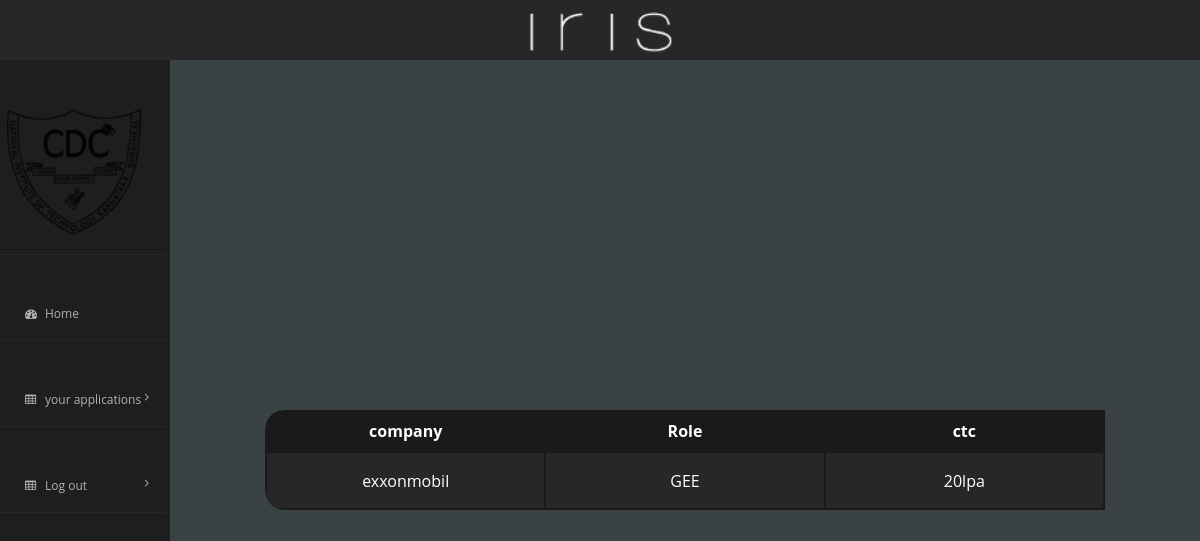
Page /application (signed in) on the earlier database version.
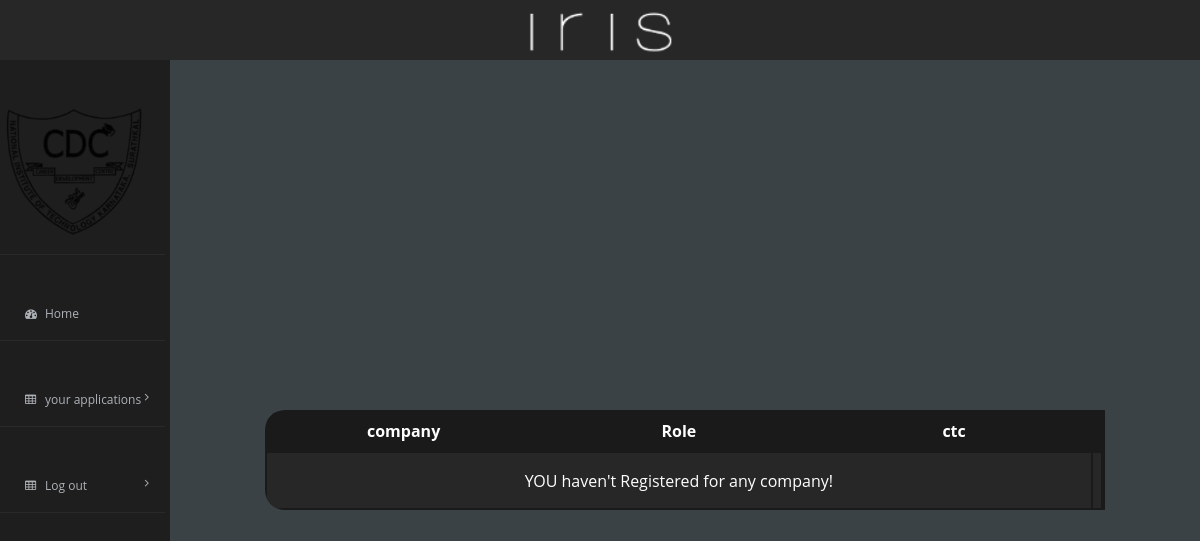
Same page on the later database version.
### dashboard/models.py (models this page shows, shortened)
class Job(models.Model):
    name=models.CharField( max_length=50,default=None)
    branch=models.CharField( max_length=50,default=None)
    resume=models.FileField(null=False,max_length=250,default=None)
    compname=models.CharField(max_length=50,default=None)
    roles=models.CharField(max_length=50,default=None)
    salary=models.CharField(max_length=50,default=None)

### application/views.py (the view)
# urls.py: path('',views.Application, name='application'),
def Application(request):
    company=Job.objects.filter(name=request.user)
    return render(request,'application.html',{'company':company})

### template/application.html (shortened to what this page needs)
{% extends 'base.html' %}
{% load static %}
{% block css %}
<link rel="stylesheet" href="{% static 'application.css' %}" />
{% endblock %}
{% block content %}
<body>
  <div class="box1">
    <img src="{% static 'iris.png' %}" class="img1" />
  </div>
  <div class="container1">
    <div class="sidebar">
      <div id="leftside-navigation" class="nano">
        <ul class="nano-content">
          <li>
            <img src="{% static 'placement.png' %}" class="img1" />
          </li>
          <li>
            <a href="dashboard"
              ><i class="fa fa-dashboard"></i><span>Home</span></a
            >
          </li>
          <li class="sub-menu">
            <a href="application"
              ><i class="fa fa-table"></i><span>your applications</span
              ><i class="arrow fa fa-angle-right pull-right"></i
            ></a>
          </li>
          {% if user.is_authenticated %}
          <li class="sub-menu">
            <a href="/"
              ><i class="fa fa-table"></i><span>Log out</span
              ><i class="arrow fa fa-angle-right pull-right"></i
            ></a>
          </li>
          {% endif %}
        </ul>
      </div>
    </div>
    <form method="POST" class="outer">
      <table class="table1">
        <tr>
          <th>company</th>
          <th>Role</th>
          <th>ctc</th>
        </tr>
        {% if company %}
        {% for comp in company %}
        <tr>
          <td>{{comp.compname}}</td>
          <td>{{comp.roles}}</td>
          <td>{{comp.salary}}</td>
        </tr>
        {% endfor %}
        {% else %}
        <tr>
          <td colspan="5">YOU haven't Registered for any company!</td>
          <td></td>
        </tr>
        {% endif %}
      </table>
    </form>
  </div>
</body>
{% endblock %}

Differences in the rows shown:
removed Job: compname "exxonmobil", roles "GEE", salary "20lpa"
Other differences:
text now shown: "YOU haven't Registered for any company!"
